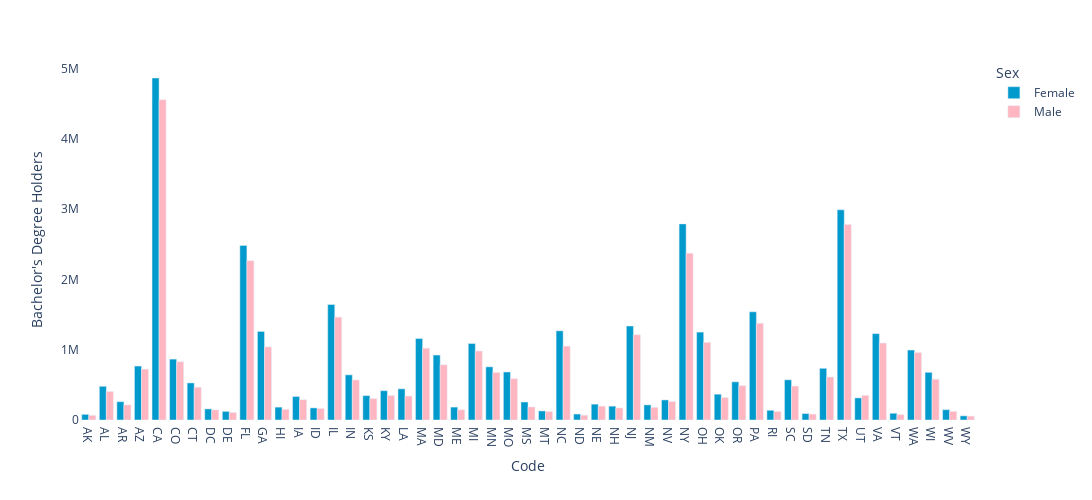

The code cell stored with this chart in its notebook:
### Code cell
color_discrete_sequence = ['#009ACD','#FFB6C1']
fig2 = px.bar(data2, x="Code", y=varname, 
             color="Sex", barmode="group",color_discrete_sequence=color_discrete_sequence)
fig2.update_layout(
    width=1200,
    height=500,
    paper_bgcolor='rgba(0,0,0,0)',
    plot_bgcolor='rgba(0,0,0,0)'
)
fig2

### Figure 1 — Plotly figure (JSON) as saved in the notebook; plotly's stock layout.template omitted (floating-point values rounded to 4 significant figures)
{"data": [{"alignmentgroup": "True", "hovertemplate": "Sex=Female<br>Code=%{x}<br>Bachelor's Degree Holders=%{y}<extra></extra>", "legendgroup": "Female", "marker": {"color": "#009ACD", "pattern": {"shape": ""}}, "name": "Female", "offsetgroup": "Female", "orientation": "v", "showlegend": true, "textposition": "auto", "type": "bar", "x": ["AK", "AL", "AR", "AZ", "CA", "CO", "CT", "DC", "DE", "FL", "GA", "HI", "IA", "ID", "IL", "IN", "KS", "KY", "LA", "MA", "MD", "ME", "MI", "MN", "MO", "MS", "MT", "NC", "ND", "NE", "NH", "NJ", "NM", "NV", "NY", "OH", "OK", "OR", "PA", "RI", "SC", "SD", "TN", "TX", "UT", "VA", "VT", "WA", "WI", "WV", "WY"], "xaxis": "x", "y": [80337, 479739, 260083, 768069, 4868520, 866670, 527498, 157755, 121955, 2485802, 1260695, 183260, 333945, 171981, 1644007, 642726, 346778, 416753, 443613, 1159484, 924812, 183860, 1088603, 756924, 683142, 256156, 128799, 1269455, 84859, 225303, 196786, 1337937, 214918, 285533, 2791891, 1251083, 367407, 543236, 1539961, 138185, 571996, 91290, 735789, 2991987, 314384, 1229515, 95727, 995862, 678458, 146635, 59074], "yaxis": "y"}, {"alignmentgroup": "True", "hovertemplate": "Sex=Male<br>Code=%{x}<br>Bachelor's Degree Holders=%{y}<extra></extra>", "legendgroup": "Male", "marker": {"color": "#FFB6C1", "pattern": {"shape": ""}}, "name": "Male", "offsetgroup": "Male", "orientation": "v", "showlegend": true, "textposition": "auto", "type": "bar", "x": ["AK", "AL", "AR", "AZ", "CA", "CO", "CT", "DC", "DE", "FL", "GA", "HI", "IA", "ID", "IL", "IN", "KS", "KY", "LA", "MA", "MD", "ME", "MI", "MN", "MO", "MS", "MT", "NC", "ND", "NE", "NH", "NJ", "NM", "NV", "NY", "OH", "OK", "OR", "PA", "RI", "SC", "SD", "TN", "TX", "UT", "VA", "VT", "WA", "WI", "WV", "WY"], "xaxis": "x", "y": [65820, 405618, 215284, 724089, 4559964, 828932, 467050, 143674, 106244, 2267835, 1040873, 151949, 288308, 164674, 1464965, 570100, 305711, 349170, 340662, 1022259, 785418, 145139, 982192, 676302, 588139, 185595, 120349, 1051730, 68538, 197284, 171451, 1213828, 179680, 263386, 2374327, 1105502, 319102, 489080, 1377441, 122090, 482563, 83494, 612435, 2784546, 350277, 1095555, 76545, 959770, 579921, 123071, 54483], "yaxis": "y"}], "layout": {"barmode": "group", "height": 500, "legend": {"title": {"text": "Sex"}, "tracegroupgap": 0}, "margin": {"t": 60}, "paper_bgcolor": "rgba(0, 0, 0, 0)", "plot_bgcolor": "rgba(0, 0, 0, 0)", "width": 1200, "xaxis": {"anchor": "y", "autorange": true, "domain": [0, 1], "range": [-0.5, 50.5], "title": {"text": "Code"}, "type": "category"}, "yaxis": {"anchor": "x", "autorange": true, "domain": [0, 1], "range": [0, 5125000.0], "title": {"text": "Bachelor's Degree Holders"}, "type": "linear"}}}
